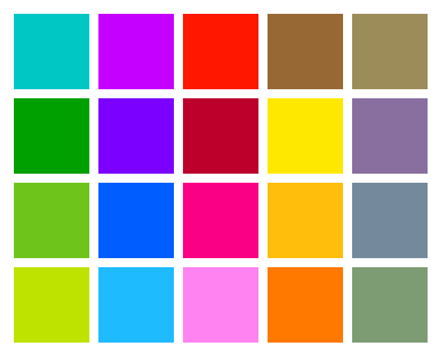
#> input picture tabladecolores.png, 440 x 355 px
$ python '5 colores.py'
#> lines starting #> are read from the running program, lines starting #| are printed output that depends on the picture; after the words box and inside, x2 and y2 are one past the last pixel; in counts of white or black regions, pixels touching at a corner belong together
import cv2
import numpy as np

img = cv2.imread('tabladecolores.png')
#> img is the input picture: shape (355, 440, 3); mean B, G, R 150.9, 156.7, 180.2
hola = cv2.cvtColor(img, cv2.COLOR_BGR2HSV)
#> hola: shape (355, 440, 3); mean H, S, V 60.3, 149.3, 225.5

marron_bajo = np.array([14,0,60])
marron_alto = np.array([52,0,230])

azul_bajo = np.array([100,10,150])
azul_alto = np.array([130,255,255])

naranja_bajo = np.array([0,107,225])
naranja_alto = np.array([47,146,255])

rosa_bajo = np.array([224,6,255])
rosa_alto = np.array([249,206,255])

cafe_bajo = np.array([26,51,74])
cafe_alto = np.array([162,193,223])


mask_marron = cv2.inRange(hola, marron_bajo, marron_alto)
#> mask_marron: shape (355, 440); every value is 0
mask_azul = cv2.inRange(hola, azul_bajo, azul_alto)
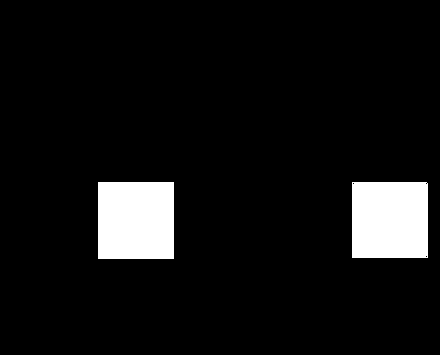
#> mask_azul: shape (355, 440); 7.4% white; 2 white regions, box (x1, y1, x2, y2) and area: (98, 182, 174, 259) 5852, (352, 182, 428, 258) 5772
mask_naranja = cv2.inRange(hola, naranja_bajo, naranja_alto)
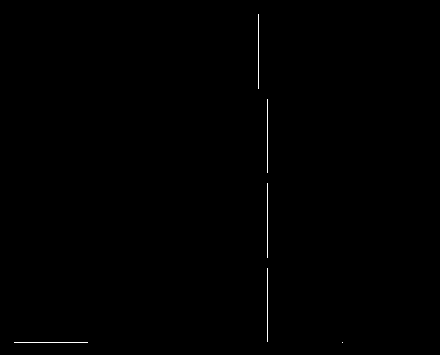
#> mask_naranja: shape (355, 440); 0.24% white in thin lines or dots, all inside (x1, y1, x2, y2) = (14, 14, 343, 343)
mask_rosa = cv2.inRange(hola, rosa_bajo, rosa_alto)
mask_cafe = cv2.inRange(hola, cafe_bajo, cafe_alto)
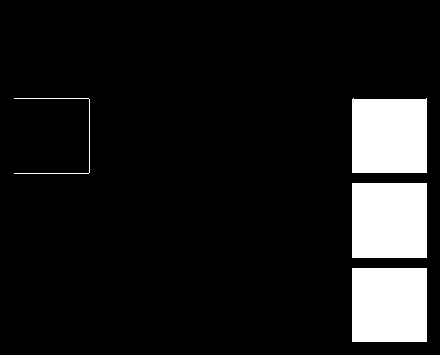
#> mask_cafe: shape (355, 440); 10.9% white; 4 white regions, box (x1, y1, x2, y2) and area: (352, 183, 427, 258) 5625, (352, 98, 427, 173) 5552, (352, 268, 427, 342) 5550, (14, 98, 90, 174) 224

mask_union = cv2.bitwise_or(mask_marron,mask_azul)
union_2 = cv2.bitwise_or(mask_union,mask_naranja)
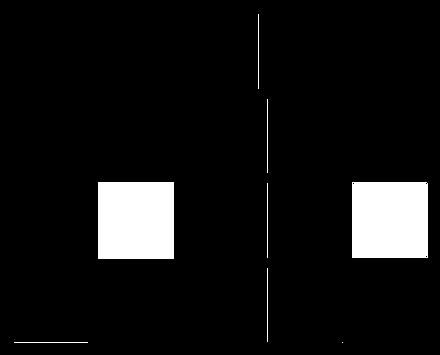
#> union_2: shape (355, 440); 7.7% white; 8 white regions (1 under 20 px), largest, box (x1, y1, x2, y2) and area: (98, 182, 174, 259) 5852, (352, 182, 428, 258) 5772, (258, 14, 259, 89) 75
unt = cv2.bitwise_or(union_2,mask_rosa)
total = cv2.bitwise_or(unt,mask_cafe)
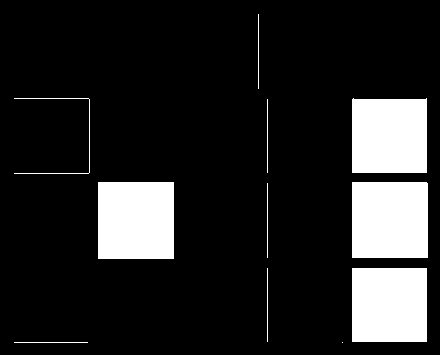
#> total: shape (355, 440); 14.9% white; 11 white regions (1 under 20 px), largest, box (x1, y1, x2, y2) and area: (98, 182, 174, 259) 5852, (352, 182, 428, 258) 5775, (352, 98, 427, 173) 5552

cv2.imshow('FOTO ORIGINAL', img)
cv2.imshow('LOS COLORES', total)

cv2.waitKey(0)
#> (the run stopped early here; a loop or call above may not have finished)

$ run again, with AQUA.jpg saved as tabladecolores.png
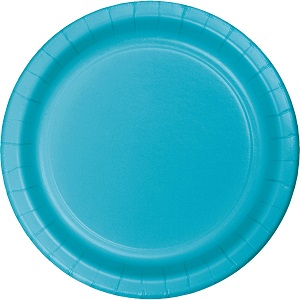
#> input picture AQUA.jpg, 300 x 300 px
#> img is the input picture: shape (300, 300, 3); mean B, G, R 208.2, 189.5, 84.2
#> hola: shape (300, 300, 3); mean H, S, V 80.4, 163.8, 208.3
#> mask_marron: shape (300, 300); every value is 0
#> `mask_azul = cv2.inRange(hola, azul_bajo, azul_alto)`:
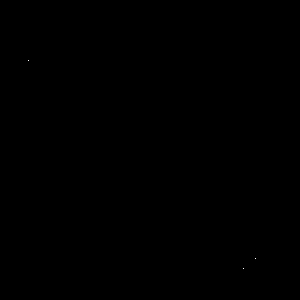
#> mask_azul: shape (300, 300); 0% white in thin lines or dots, all inside (x1, y1, x2, y2) = (28, 60, 256, 269)
#> `mask_cafe = cv2.inRange(hola, cafe_bajo, cafe_alto)`:
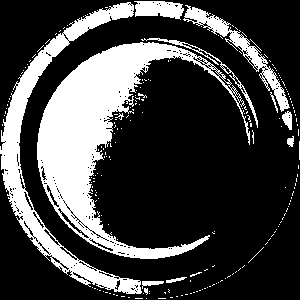
#> mask_cafe: shape (300, 300); 25.8% white; 207 white regions (194 under 20 px), largest, box (x1, y1, x2, y2) and area: (37, 42, 250, 259) 13135, (0, 2, 142, 294) 6411, (183, 5, 290, 112) 1610
